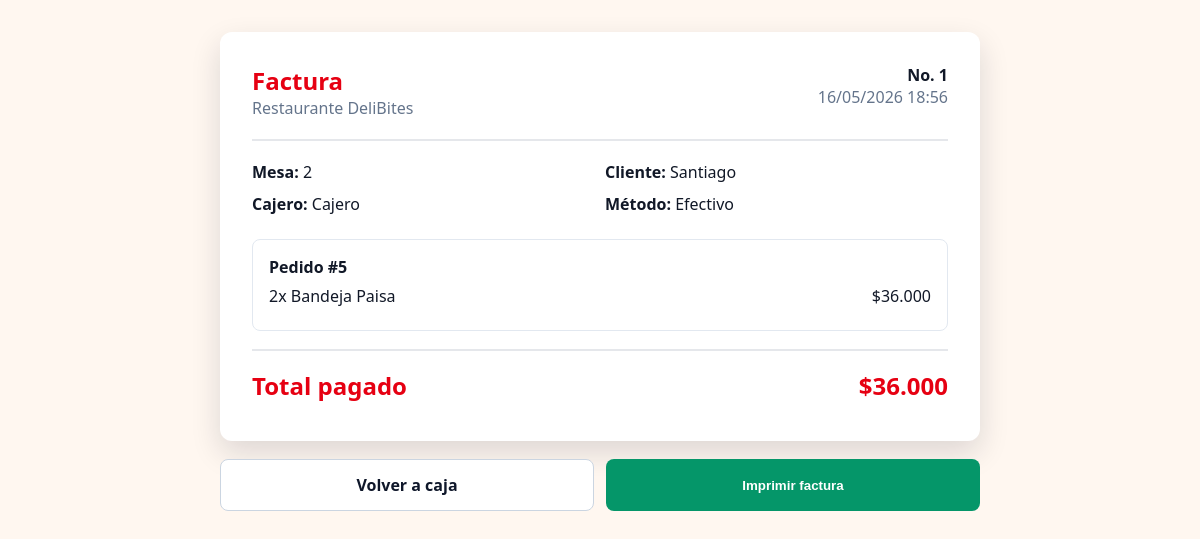
The page /caja/factura/1/ (signed in) on the database its author committed.
### usuarios/models.py (models this page shows, shortened)
class Venta(models.Model):
    pedido = models.OneToOneField(Pedido, on_delete=models.CASCADE)
    cajero = models.ForeignKey(User, on_delete=models.SET_NULL, null=True, blank=True)
    monto_total = models.DecimalField(max_digits=10, decimal_places=2)
    metodo_pago = models.CharField(
        max_length=20,
        choices=[
            ('efectivo', 'Efectivo'),
            ('tarjeta', 'Tarjeta'),
            ('transferencia', 'Transferencia'),
        ],
        default='efectivo'
    )
    fecha_venta = models.DateTimeField(auto_now_add=True)

class Pedido(models.Model):
    ESTADOS = [
        ('pendiente', 'Pendiente'),
        ('en_preparacion', 'En Preparación'),
        ('listo', 'Listo'),
        ('entregado', 'Entregado'),
        ('cancelado', 'Cancelado'),
    ]
    numero = models.AutoField(primary_key=True)
    cliente = models.ForeignKey(User, on_delete=models.SET_NULL, null=True)
    mesa = models.ForeignKey(Mesa, on_delete=models.SET_NULL, null=True, blank=True)
    estado = models.CharField(max_length=20, choices=ESTADOS, default='pendiente')
    fecha_creacion = models.DateTimeField(auto_now_add=True)
    fecha_entrega = models.DateTimeField(null=True, blank=True)
    total = models.DecimalField(max_digits=10, decimal_places=2, default=0)
    notas = models.TextField(blank=True)

class Producto(models.Model):
    nombre = models.CharField(max_length=200)
    categoria = models.ForeignKey(Categoria, on_delete=models.CASCADE)
    precio = models.DecimalField(max_digits=10, decimal_places=2)
    descripcion = models.TextField(blank=True)
    disponible = models.BooleanField(default=True)
    imagen = models.ImageField(upload_to='productos/', blank=True, null=True)
    fecha_creacion = models.DateTimeField(auto_now_add=True)

### usuarios/views.py (the view)
# urls.py: path('caja/factura/<str:venta_ids>/', views.factura, name='factura'),
@login_required(login_url='login')
def factura(request, venta_ids):
    ids = [int(item) for item in venta_ids.split('-') if item.isdigit()]
    ventas = list(Venta.objects.filter(id__in=ids).select_related('pedido__mesa', 'cajero').prefetch_related('pedido__detalles__producto'))
    if not ventas:
        messages.error(request, 'La factura no existe.')
        return redirect('dashboard')
    ventas.sort(key=lambda venta: ids.index(venta.id) if venta.id in ids else 0)
    subtotal = sum((venta.monto_total for venta in ventas), Decimal('0'))
    factura_data = {
        'numero': '-'.join(str(venta.id) for venta in ventas),
        'fecha': ventas[0].fecha_venta,
        'mesa': ventas[0].pedido.mesa.numero if ventas[0].pedido.mesa else '-',
        'cliente': ventas[0].pedido.notas or 'Cliente',
        'cajero': ventas[0].cajero.first_name or ventas[0].cajero.username if ventas[0].cajero else 'Caja',
        'metodo_pago': metodo_pago_display(ventas[0]),
        'subtotal_display': money_cop(subtotal),
        'total_display': money_cop(subtotal),
        'ventas': [
            {
                'pedido_numero': venta.pedido.numero,
                'items': [
                    {
                        'cantidad': item.cantidad,
                        'producto': item.producto.nombre if item.producto else 'Producto eliminado',
                        'subtotal_display': money_cop(item.subtotal),
                    }
                    for item in venta.pedido.detalles.all()
                ] + ([
                    {
                        'cantidad': 1,
                        'producto': 'Recargo de reserva',
                        'subtotal_display': money_cop(venta.pedido.reserva.recargo_reserva),
                    }
                ] if hasattr(venta.pedido, 'reserva') else []),
            }
            for venta in ventas
        ],
    }
    back_url = 'dashboard'
    back_label = 'Volver a caja'
    try:
        empleado = Empleado.objects.get(usuario=request.user)
        if empleado.rol.nombre == 'administrador':
            back_url = 'admin_ventas'
            back_label = 'Volver a facturas'
    except Empleado.DoesNotExist:
        pass
    return render(request, 'factura.html', {
        'title': 'Factura',
        'factura': factura_data,
        'back_url': back_url,
        'back_label': back_label,
    })

### usuarios/views.py (called while the page is built)
def money_cop(value):
    return f'${Decimal(value or 0):,.0f}'.replace(',', '.')

def metodo_pago_display(venta):
    return 'Transacción' if venta.metodo_pago == 'transferencia' else venta.get_metodo_pago_display()

### templates/factura.html (shortened to what this page needs)
<!DOCTYPE html>
<html lang="es">
<head>
</head>
<body>
    <main class="page">
        <section class="invoice">
            <div class="head">
                <div>
                    <h1>Factura</h1>
                    <div class="muted">Restaurante DeliBites</div>
                </div>
                <div style="text-align:right;">
                    <strong>No. {{ factura.numero }}</strong>
                    <div class="muted">{{ factura.fecha|date:"d/m/Y H:i" }}</div>
                </div>
            </div>
            <div class="info">
                <div><strong>Mesa:</strong> {{ factura.mesa }}</div>
                <div><strong>Cliente:</strong> {{ factura.cliente }}</div>
                <div><strong>Cajero:</strong> {{ factura.cajero }}</div>
                <div><strong>Método:</strong> {{ factura.metodo_pago }}</div>
            </div>
            {% for venta in factura.ventas %}
            <div class="order">
                <strong>Pedido #{{ venta.pedido_numero }}</strong>
                {% for item in venta.items %}
                <div class="line">
                    <span>{{ item.cantidad }}x {{ item.producto }}</span>
                    <span>{{ item.subtotal_display }}</span>
                </div>
                {% endfor %}
            </div>
            {% endfor %}
            <div class="line total">
                <span>Total pagado</span>
                <span>{{ factura.total_display }}</span>
            </div>
        </section>
        <div class="actions">
            <a class="btn" href="{% url back_url %}">{{ back_label }}</a>
            <button class="btn print" onclick="window.print()">Imprimir factura</button>
        </div>
    </main>
</body>
</html>

### templates/factura.html (style rules this page uses)
* { box-sizing: border-box; }
body { margin: 0; font-family: "Segoe UI", Tahoma, sans-serif; background: #fff7f0; color: #111827; }
.page { width: min(760px, calc(100% - 32px)); margin: 32px auto; }
.invoice { background: white; border-radius: 12px; padding: 32px; box-shadow: 0 12px 30px rgba(17,24,39,.14); }
.head { display: flex; justify-content: space-between; gap: 18px; border-bottom: 2px solid #e5e7eb; padding-bottom: 20px; margin-bottom: 20px; }
h1 { margin: 0; color: #e60012; }
.muted { color: #64748b; }
.info { display: grid; grid-template-columns: repeat(2, 1fr); gap: 10px; margin-bottom: 24px; }
.order { border: 1px solid #e2e8f0; border-radius: 8px; padding: 16px; margin-bottom: 14px; }
.line { display: flex; justify-content: space-between; gap: 12px; padding: 7px 0; }
.total { border-top: 2px solid #e5e7eb; margin-top: 18px; padding-top: 18px; font-size: 24px; font-weight: 800; color: #e60012; }
.actions { display: grid; grid-template-columns: 1fr 1fr; gap: 12px; margin-top: 18px; }
.btn { border: 1px solid #cbd5e1; border-radius: 8px; padding: 14px; text-align: center; text-decoration: none; color: #0f172a; background: white; font-weight: 800; cursor: pointer; }
.print { border: 0; background: #059669; color: white; }

### rows shown on the page
Venta: fecha "16/05/2026 18:56", metodo_pago "Efectivo"
Pedido: cliente "Santiago"
Producto: producto "Bandeja Paisa"

### other values the page prints
{{ factura.numero }} "1"
{{ factura.mesa }} "2"
{{ factura.cajero }} "Cajero"
{{ venta.pedido_numero }} "5"
{{ item.cantidad }} "2"
{{ item.subtotal_display }} "$36.000"
{{ factura.total_display }} "$36.000"
{{ back_label }} "Volver a caja"
